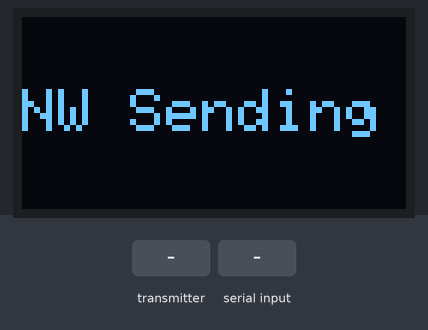
Bench run of a sketch on a simulated Arduino Uno, built with avr-gcc and run on an emulated ATmega328P. On the bench: 128×64 one-colour display. The inputs (shaded band) are chosen by the test bench. No radio packets arrive unless stated; what the sketch prints to the serial monitor is not drawn.

Above: at 2.2 s.
3.3 s: the transmitter starts sending got_time = 0
At 4.0 s:
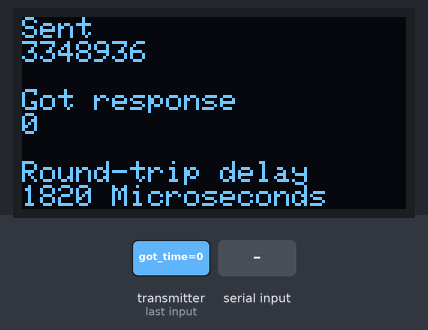
6.3 s: the transmitter starts sending got_time = 256
At 9.0 s:
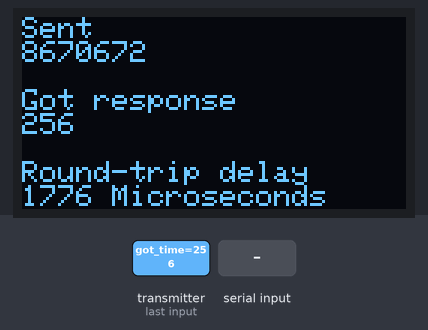
9.1 s: "R" received over Serial
11.2 s: "T" received over Serial
At 11.6 s:
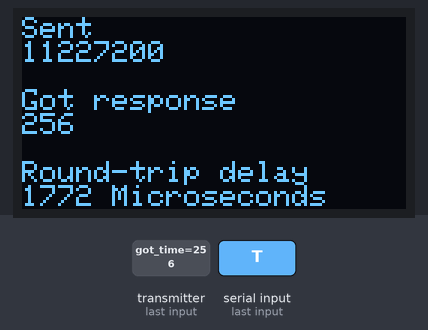
Timing chart, 0 to 14.2 s (numbered marks = the images above; inputs shaded):
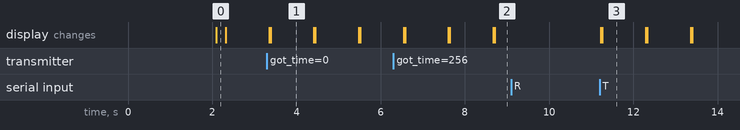

The sketch:

RF24_644PA.ino
```cpp
/*
* Getting Started example sketch for nRF24L01+ radios
* This is a very basic example of how to send data from one node to another
* Updated: Dec 2014 by TMRh20
*/

#include <SPI.h>
#include <Wire.h>
#include <Adafruit_GFX.h>
#include <Adafruit_SSD1306.h>
#include "RF24.h"


Adafruit_SSD1306 display;
/****************** User Config ***************************/
/***      Set this radio as radio number 0 or 1         ***/
bool radioNumber = 0;

/* Hardware configuration: Set up nRF24L01 radio on SPI bus plus pins 7 & 8 */
RF24 radio(10, 11);
/**********************************************************/

byte addresses[][6] = { "1Node","2Node" };

// Used to control whether this node is sending or receiving
bool role = 1;

void setup() {
	Serial.begin(115200);
	Serial.println(F("RF24/examples/GettingStarted"));
	Serial.println(F("*** PRESS 'T' to begin transmitting to the other node"));
	display.begin(SSD1306_SWITCHCAPVCC, 0x3C);
	display.clearDisplay();
	display.setTextSize(2);
	display.setTextColor(WHITE);
	display.setCursor(0, 0);
	display.println("Redead");
	display.display();
	delay(2000);

	radio.begin();

	// Set the PA Level low to prevent power supply related issues since this is a
	// getting_started sketch, and the likelihood of close proximity of the devices. RF24_PA_MAX is default.
	radio.setPALevel(RF24_PA_MAX);
	radio.setDataRate(RF24_250KBPS);

	// Open a writing and reading pipe on each radio, with opposite addresses
	if (radioNumber) {
		radio.openWritingPipe(addresses[1]);
		radio.openReadingPipe(1, addresses[0]);
	}
	else {
		radio.openWritingPipe(addresses[0]);
		radio.openReadingPipe(1, addresses[1]);
	}

	// Start the radio listening for data
	radio.startListening();
}

void loop() {

	//role = 1;
	/****************** Ping Out Role ***************************/
	if (role == 1) {

		radio.stopListening();                                    // First, stop listening so we can talk.


		Serial.println(F("Now sending"));
		display.clearDisplay();
		// text display tests
		display.setTextSize(2);
		//display.setTextColor(WHITE);
		display.setCursor(0, 24);
		display.println("NW Sending");
		display.display();

		unsigned long start_time = micros();                             // Take the time, and send it.  This will block until complete
		if (!radio.write(&start_time, sizeof(unsigned long))) {
			Serial.println(F("failed"));
			display.clearDisplay();
			// text display tests
			display.setTextSize(2);
			//display.setTextColor(WHITE);
			display.setCursor(0, 36);
			display.println("Failed");
			display.display();
		}

		radio.startListening();                                    // Now, continue listening

		unsigned long started_waiting_at = micros();               // Set up a timeout period, get the current microseconds
		boolean timeout = false;                                   // Set up a variable to indicate if a response was received or not

		while (!radio.available()) {                             // While nothing is received
			if (micros() - started_waiting_at > 200000) {            // If waited longer than 200ms, indicate timeout and exit while loop
				timeout = true;
				break;
			}
		}

		if (timeout) {                                             // Describe the results
			Serial.println(F("Failed, response timed out."));
			display.clearDisplay();
			// text display tests
			display.setTextSize(1);
			display.setCursor(0, 0);
			display.println("Failed,responseTO");
			display.display();
		}
		else {
			unsigned long got_time;                                 // Grab the response, compare, and send to debugging spew
			radio.read(&got_time, sizeof(unsigned long));
			unsigned long end_time = micros();

			// Spew it
			Serial.print(F("Sent "));
			display.clearDisplay();
			// text display tests
			display.setTextSize(1);
			display.setCursor(0, 0);
			display.println("Sent");
			Serial.print(start_time);
			display.println(start_time);
			display.println();
			Serial.print(F(", Got response "));
			display.println("Got response ");
			Serial.print(got_time);
			display.println(got_time);
			display.println();

			Serial.print(F(", Round-trip delay "));
			display.println("Round-trip delay");

			Serial.print(end_time - start_time);
			display.print(end_time - start_time);

			Serial.println(F(" microseconds"));
			display.println(" Microseconds");
			display.display();
		}

		// Try again 1s later
		delay(1000);
	}


	/****************** Pong Back Role ***************************/

	if (role == 0)
	{
		unsigned long got_time;

		if (radio.available()) {
			// Variable for the received timestamp
			while (radio.available()) {                                   // While there is data ready
				radio.read(&got_time, sizeof(unsigned long));             // Get the payload
			}

			radio.stopListening();                                        // First, stop listening so we can talk
			radio.write(&got_time, sizeof(unsigned long));              // Send the final one back.
			radio.startListening();                                       // Now, resume listening so we catch the next packets.
			Serial.print(F("Sent response "));
			Serial.println(got_time);
		}
	}


	/****************** Change Roles via Serial Commands ***************************/

	if (Serial.available())
	{
		char c = toupper(Serial.read());
		if (c == 'T' && role == 0) {
			Serial.println(F("*** CHANGING TO TRANSMIT ROLE -- PRESS 'R' TO SWITCH BACK"));
			role = 1;                  // Become the primary transmitter (ping out)

		}
		else
			if (c == 'R' && role == 1) {
				Serial.println(F("*** CHANGING TO RECEIVE ROLE -- PRESS 'T' TO SWITCH BACK"));
				role = 0;                // Become the primary receiver (pong back)
				radio.startListening();

			}
	}


} // Loop
```

Measured:
- after the input at 3.3 s, the display: first differs from a run without the input after 0.09 s (image 1)
- after the input at 9.1 s, every drawn part: stays the same
- after the input at 11.2 s, the display: first changes at once (image 3 shows a later state)
- what the display in image 1 shows lasts 1.0 s, from 3.4 s to 4.4 s
